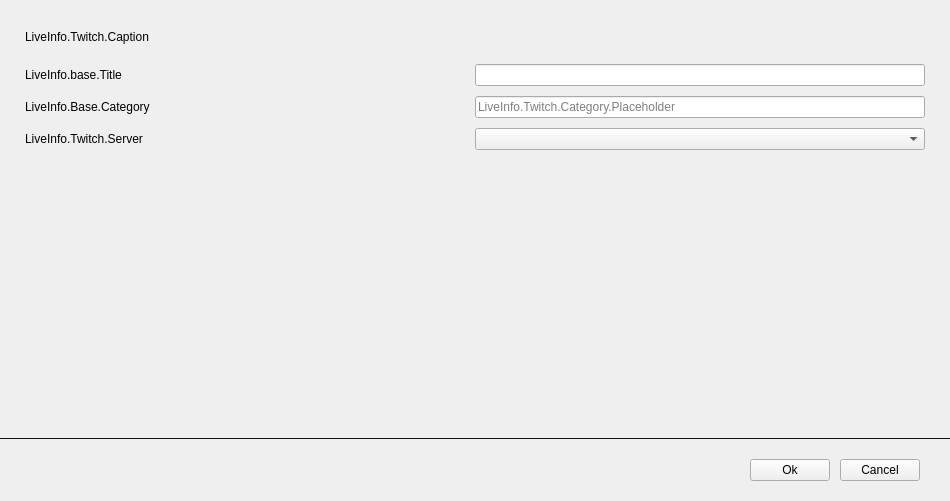
<?xml version="1.0" encoding="UTF-8"?>
<ui version="4.0">
 <class>PLSLiveInfoTwitch</class>
 <widget class="QWidget" name="PLSLiveInfoTwitch">
  <property name="geometry">
   <rect>
    <x>0</x>
    <y>0</y>
    <width>950</width>
    <height>501</height>
   </rect>
  </property>
  <property name="windowTitle">
   <string>LiveInfo.liveinformation</string>
  </property>
  <layout class="QVBoxLayout" name="verticalLayout">
   <property name="spacing">
    <number>0</number>
   </property>
   <property name="leftMargin">
    <number>0</number>
   </property>
   <property name="topMargin">
    <number>30</number>
   </property>
   <property name="rightMargin">
    <number>0</number>
   </property>
   <property name="bottomMargin">
    <number>0</number>
   </property>
   <item>
    <layout class="QHBoxLayout" name="horizontalLayout_3">
     <property name="spacing">
      <number>0</number>
     </property>
     <property name="leftMargin">
      <number>25</number>
     </property>
     <property name="rightMargin">
      <number>25</number>
     </property>
     <property name="bottomMargin">
      <number>0</number>
     </property>
     <item>
      <widget class="QLabel" name="labelCaption">
       <property name="text">
        <string>LiveInfo.Twitch.Caption</string>
       </property>
       <property name="alignment">
        <set>Qt::AlignLeading|Qt::AlignLeft|Qt::AlignVCenter</set>
       </property>
      </widget>
     </item>
     <item>
      <spacer name="horizontalSpacer">
       <property name="orientation">
        <enum>Qt::Horizontal</enum>
       </property>
       <property name="sizeHint" stdset="0">
        <size>
         <width>1</width>
         <height>1</height>
        </size>
       </property>
      </spacer>
     </item>
    </layout>
   </item>
   <item>
    <spacer name="verticalSpacer_2">
     <property name="orientation">
      <enum>Qt::Vertical</enum>
     </property>
     <property name="sizeType">
      <enum>QSizePolicy::Fixed</enum>
     </property>
     <property name="sizeHint" stdset="0">
      <size>
       <width>20</width>
       <height>20</height>
      </size>
     </property>
    </spacer>
   </item>
   <item>
    <layout class="QGridLayout" name="gridLayout">
     <property name="leftMargin">
      <number>25</number>
     </property>
     <property name="rightMargin">
      <number>25</number>
     </property>
     <property name="horizontalSpacing">
      <number>0</number>
     </property>
     <property name="verticalSpacing">
      <number>10</number>
     </property>
     <item row="1" column="0">
      <widget class="QLabel" name="labelCategory">
       <property name="text">
        <string>LiveInfo.Base.Category</string>
       </property>
      </widget>
     </item>
     <item row="2" column="0">
      <widget class="QLabel" name="labelServer">
       <property name="text">
        <string>LiveInfo.Twitch.Server</string>
       </property>
      </widget>
     </item>
     <item row="0" column="0">
      <widget class="QLabel" name="labelTitle">
       <property name="minimumSize">
        <size>
         <width>115</width>
         <height>0</height>
        </size>
       </property>
       <property name="text">
        <string>LiveInfo.base.Title</string>
       </property>
      </widget>
     </item>
     <item row="1" column="1">
      <widget class="QLineEdit" name="lineEditCategory">
       <property name="sizePolicy">
        <sizepolicy hsizetype="Preferred" vsizetype="Fixed">
         <horstretch>0</horstretch>
         <verstretch>0</verstretch>
        </sizepolicy>
       </property>
       <property name="maximumSize">
        <size>
         <width>16777215</width>
         <height>16777215</height>
        </size>
       </property>
       <property name="maxLength">
        <number>100</number>
       </property>
       <property name="placeholderText">
        <string>LiveInfo.Twitch.Category.Placeholder</string>
       </property>
      </widget>
     </item>
     <item row="0" column="1">
      <widget class="QLineEdit" name="lineEditTitle">
       <property name="sizePolicy">
        <sizepolicy hsizetype="Preferred" vsizetype="Fixed">
         <horstretch>0</horstretch>
         <verstretch>0</verstretch>
        </sizepolicy>
       </property>
       <property name="maximumSize">
        <size>
         <width>16777215</width>
         <height>16777215</height>
        </size>
       </property>
       <property name="text">
        <string/>
       </property>
       <property name="alignment">
        <set>Qt::AlignLeading|Qt::AlignLeft|Qt::AlignVCenter</set>
       </property>
      </widget>
     </item>
     <item row="2" column="1">
      <widget class="PLSComboBox" name="comboBoxServers">
       <property name="maximumSize">
        <size>
         <width>16777215</width>
         <height>16777215</height>
        </size>
       </property>
       <property name="editable">
        <bool>false</bool>
       </property>
      </widget>
     </item>
    </layout>
   </item>
   <item>
    <spacer name="verticalSpacer_4">
     <property name="orientation">
      <enum>Qt::Vertical</enum>
     </property>
     <property name="sizeType">
      <enum>QSizePolicy::Expanding</enum>
     </property>
     <property name="sizeHint" stdset="0">
      <size>
       <width>20</width>
       <height>45</height>
      </size>
     </property>
    </spacer>
   </item>
   <item>
    <widget class="QWidget" name="widgetBlackLine" native="true">
     <property name="minimumSize">
      <size>
       <width>0</width>
       <height>1</height>
      </size>
     </property>
     <property name="maximumSize">
      <size>
       <width>16777215</width>
       <height>1</height>
      </size>
     </property>
     <property name="styleSheet">
      <string notr="true">background:#151515</string>
     </property>
    </widget>
   </item>
   <item>
    <spacer name="verticalSpacer_5">
     <property name="orientation">
      <enum>Qt::Vertical</enum>
     </property>
     <property name="sizeType">
      <enum>QSizePolicy::Fixed</enum>
     </property>
     <property name="sizeHint" stdset="0">
      <size>
       <width>20</width>
       <height>20</height>
      </size>
     </property>
    </spacer>
   </item>
   <item>
    <layout class="QHBoxLayout" name="horizontalLayout">
     <property name="spacing">
      <number>10</number>
     </property>
     <property name="rightMargin">
      <number>30</number>
     </property>
     <item>
      <spacer name="horizontalSpacer_3">
       <property name="orientation">
        <enum>Qt::Horizontal</enum>
       </property>
       <property name="sizeHint" stdset="0">
        <size>
         <width>40</width>
         <height>20</height>
        </size>
       </property>
      </spacer>
     </item>
     <item>
      <widget class="QPushButton" name="pushButtonOk">
       <property name="text">
        <string>Ok</string>
       </property>
       <property name="useFor" stdset="0">
        <string notr="true">Ok</string>
       </property>
      </widget>
     </item>
     <item>
      <widget class="QPushButton" name="pushButtonCancel">
       <property name="text">
        <string>Cancel</string>
       </property>
       <property name="useFor" stdset="0">
        <string notr="true">Cancel</string>
       </property>
      </widget>
     </item>
    </layout>
   </item>
   <item>
    <spacer name="verticalSpacer">
     <property name="orientation">
      <enum>Qt::Vertical</enum>
     </property>
     <property name="sizeType">
      <enum>QSizePolicy::Fixed</enum>
     </property>
     <property name="sizeHint" stdset="0">
      <size>
       <width>20</width>
       <height>20</height>
      </size>
     </property>
    </spacer>
   </item>
  </layout>
 </widget>
 <customwidgets>
  <customwidget>
   <class>PLSComboBox</class>
   <extends>QComboBox</extends>
   <header>combobox.hpp</header>
  </customwidget>
 </customwidgets>
 <resources/>
 <connections/>
</ui>
